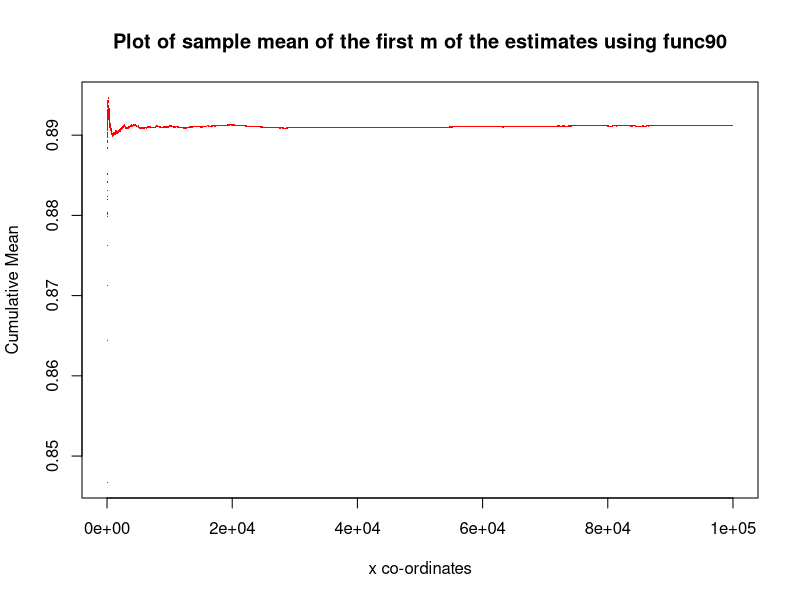
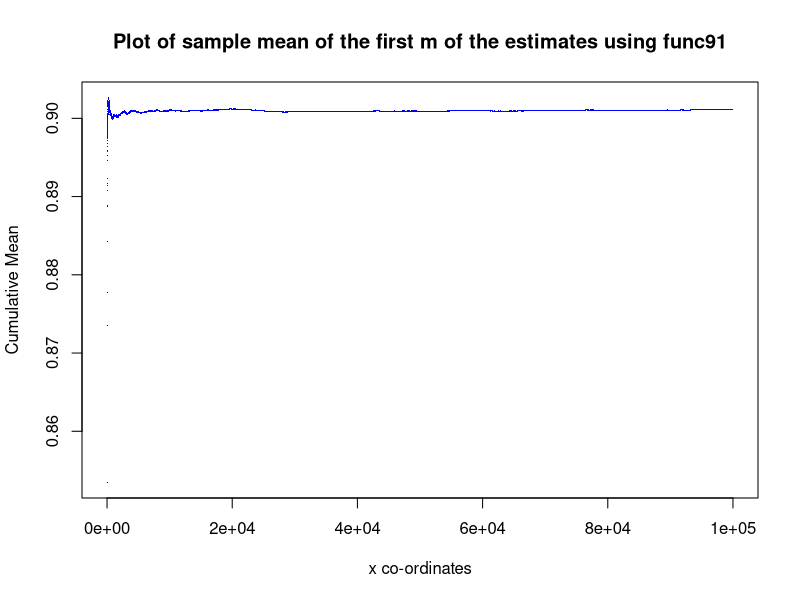
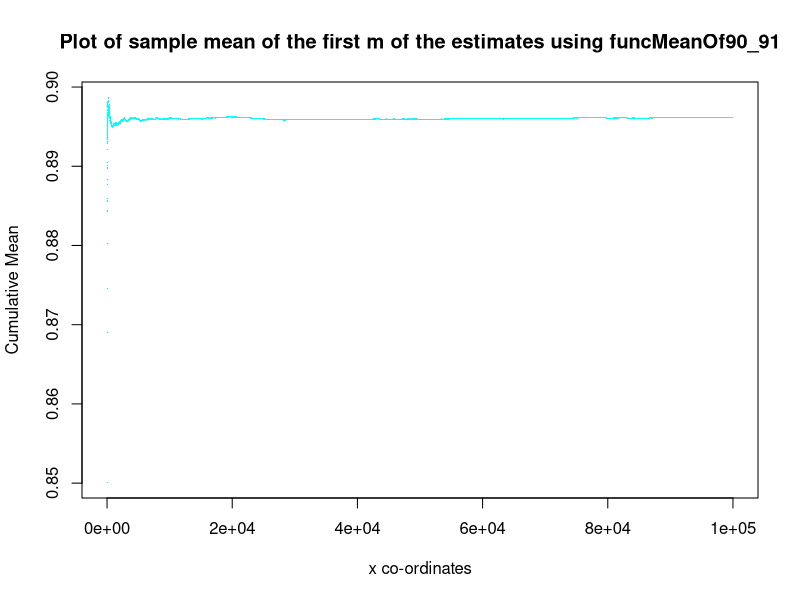
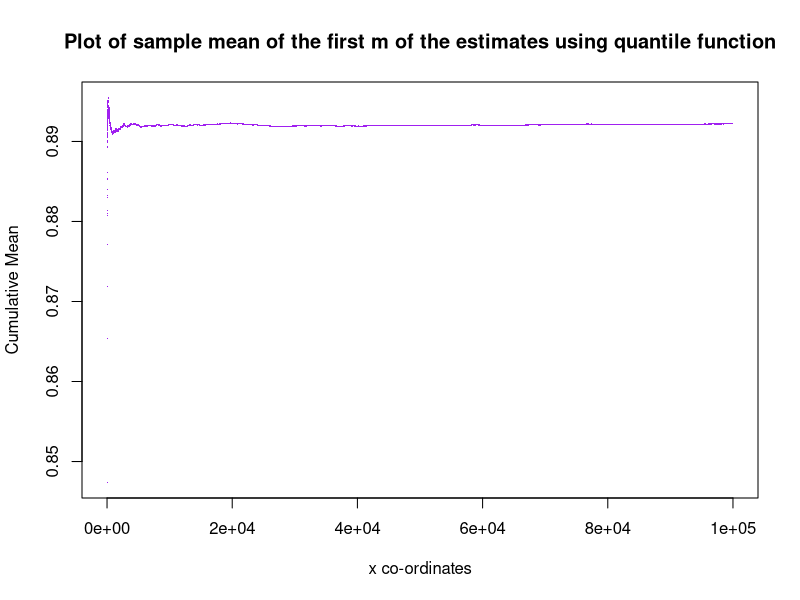
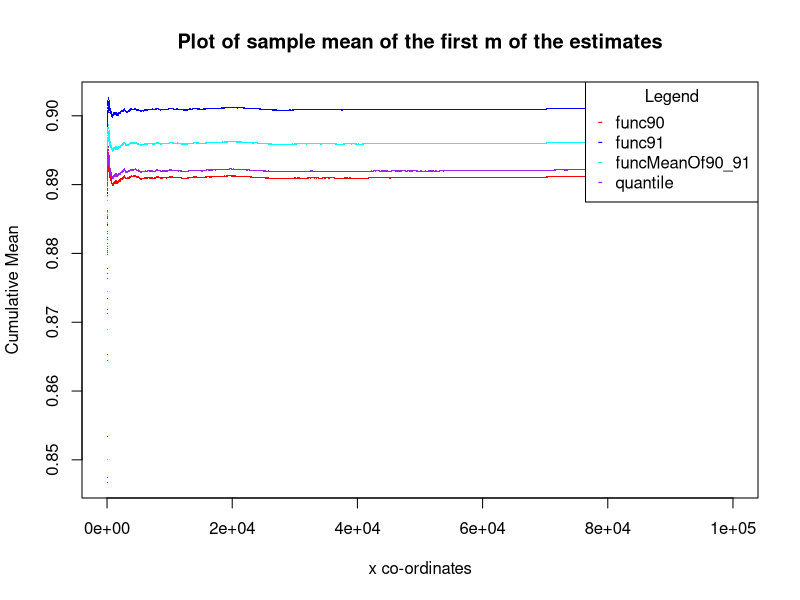

Source code (R) for these figures, in order: (Note: a time limit stopped this script after it produced the figures.)
setwd("~/Desktop/gitRepos/stats202a-fall2014-ucla/Homework/HW1")

## Question 1.a
func90 = function (v) {
  v_sorted = sort(v)
  v_90 = v_sorted[90]
  return (v_90)
}

## Question 1.b
func91 = function (v) {
  v_sorted = sort(v)
  v_91 = v_sorted[91]
  return (v_91)
}

## Question 1.c
funcMeanOf90_91 = function (v) {
  v_sorted = sort(v)
  v_meanOf_90_91 = (v_sorted[90] + v_sorted[91])/2
  return (v_meanOf_90_91)
}

## Question 1.d (i)
ud_100 = runif(100)
v_90 = func90(ud_100)
v_91 = func91(ud_100)
v_mean_90_91 = funcMeanOf90_91(ud_100)
quantile_90 = quantile(ud_100, 0.9)

cat("90th percentile using func90 =", v_90)
cat("91st percentile using func91 =", v_91)
cat("Mean of 90th and 91st percentile using funcMeanOf90_91 =", v_mean_90_91)
cat("90th percentile using quantile function =", quantile_90)

## Question 1.d (ii)
l_90 = c()
l_91 = c()
l_mean_90_91 = c()
l_quantile_90 = c()
for (i in 1:100000) {
  ud_100_t = runif(100)
  l_90[i] = func90(ud_100_t)
  l_91[i] = func91(ud_100_t)
  l_mean_90_91[i] = funcMeanOf90_91(ud_100_t)
  l_quantile_90[i] = quantile(ud_100_t, 0.9)
}

## Question 1.d (iii)
mean_l_90 = cumsum(l_90) / 1:100000
mean_l_91 = cumsum(l_91) / 1:100000
mean_l_mean_90_91 = cumsum(l_mean_90_91) / 1:100000
mean_l_quantile_90 = cumsum(l_quantile_90) / 1:100000

plot(c(0,100000), c(min(mean_l_90),max(mean_l_90)),type="n", xlab="x co-ordinates", ylab="Cumulative Mean", main="Plot of sample mean of the first m of the estimates using func90")
points(mean_l_90,pch=".", col="red")

plot(c(0,100000), c(min(mean_l_91),max(mean_l_91)),type="n", xlab="x co-ordinates", ylab="Cumulative Mean", main="Plot of sample mean of the first m of the estimates using func91")
points(mean_l_91,pch=".", col="blue")

plot(c(0,100000), c(min(mean_l_mean_90_91),max(mean_l_mean_90_91)),type="n", xlab="x co-ordinates", ylab="Cumulative Mean", main="Plot of sample mean of the first m of the estimates using funcMeanOf90_91")
points(mean_l_mean_90_91,pch=".", col="cyan")

plot(c(0,100000), c(min(mean_l_quantile_90),max(mean_l_quantile_90)),type="n", xlab="x co-ordinates", ylab="Cumulative Mean", main="Plot of sample mean of the first m of the estimates using quantile function")
points(mean_l_quantile_90,pch=".", col="purple")

## Question 1.e
cat("Mean of 100000 estimates using func90 =", mean_l_90[100000])
cat("Mean of 100000 estimates using func91 =", mean_l_91[100000])
cat("Mean of 100000 estimates using funcMeanOf90_91 =", mean_l_mean_90_91[100000])
cat("Mean of 100000 estimates using quantile =", mean_l_quantile_90[100000])
y_min = min(c(min(mean_l_90), min(mean_l_91), min(mean_l_mean_90_91), min(mean_l_quantile_90)))
y_max = max(c(min(mean_l_90), max(mean_l_91), max(mean_l_mean_90_91), max(mean_l_quantile_90)))

plot(c(0,100000), c(y_min,y_max),type="n", xlab="x co-ordinates", ylab="Cumulative Mean", main="Plot of sample mean of the first m of the estimates")
points(mean_l_90,pch=".", col="red")
points(mean_l_91,pch=".", col="blue")
points(mean_l_mean_90_91,pch=".", col="cyan")
points(mean_l_quantile_90,pch=".", col="purple")
legend("topright", c("func90","func91", "funcMeanOf90_91", "quantile"), pch = '-', title = "Legend", col=c("red", "blue", "cyan", "purple"))


## Question 2.a
pi2 = function(n) {
  return(sqrt(6*sum(1/(c(1:n)^2))))
}

cat ("Value of pi2(10^0) =", pi2(10^0))
cat ("Value of pi2(10^1) =", pi2(10^1))
cat ("Value of pi2(10^2) =", pi2(10^2))
cat ("Value of pi2(10^3) =", pi2(10^3))
cat ("Value of pi2(10^4) =", pi2(10^4))
cat ("Value of pi2(10^5) =", pi2(10^5))
cat ("Value of pi2(10^6) =", pi2(10^6))

## Question 2.b
pi3 = function(n) {
  x = runif(n, -1, 1)
  y = runif(n, -1, 1)
  xin = c()
  xout = c()
  yin = c()
  yout = c()
  pin = 0
  for(i in 1:n) {
    d = (x[i])^2 + (y[i])^2
    if (d <= 1) {
      pin = pin + 1
      xin = c(xin, x[i])
      yin = c(yin, y[i])
    } else {
      xout = c(xout, x[i])
      yout = c(yout, y[i])
    }
  }
  ret = list(pin*4/n, xin, yin, xout, yout)
  return(ret)
}

(pi3(10^0))[[1]]
(pi3(10^1))[[1]]
(pi3(10^2))[[1]]
(pi3(10^3))[[1]]
(pi3(10^4))[[1]]
(pi3(10^5))[[1]]
res_6 = pi3(10^6)
res_6[[1]]

plot(c(-1,1),c(-1,1),type="n",xlab="x-coordinates",ylab="y-coordinates");
points(res_6[[2]],res_6[[3]],pch='.',col="green") ;
points(res_6[[4]],res_6[[5]],pch='.',col="blue");
